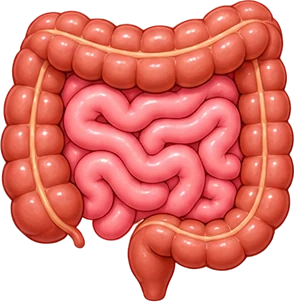
#> input picture maissa/assets/labo/o_intestines.webp, 294 x 302 px
$ python recolor-mimi.py ../../maissa/assets/labo/o_intestines.webp ../../maissa/assets/labo/b_avantbras.webp
#> lines starting #> are read from the running program, lines starting #| are printed output that depends on the picture; after the words box and inside, x2 and y2 are one past the last pixel; in counts of white or black regions, pixels touching at a corner belong together
import numpy as np, sys
from PIL import Image
import matplotlib.colors as mc
from scipy import ndimage as ndi
def recolor(src, dst, bow=None):
    im=Image.open(src).convert('RGBA'); a=np.array(im).astype(float)/255
#> in recolor, im is the input picture: PIL image 294x302 RGBA; mean R, G, B, A 202.8, 84.8, 72.8, 188.2
    rgb=a[...,:3]; al=a[...,3].copy()
    hsv=mc.rgb_to_hsv(rgb); h,s,v=hsv[...,0]*360,hsv[...,1],hsv[...,2]
#> after `hsv = mc.rgb_to_hsv(rgb)`: hsv: shape (302, 294, 3) float64; mean of channels 0, 1, 2 0.256, 0.676, 0.795
#> after `h, s, v = (hsv[..., 0] * 360, hsv[..., 1], hsv[..., 2])`:
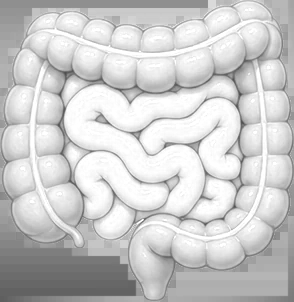
#> v: shape (302, 294) float64; min 0.294, max 1, mean 0.795
    # 1) retirer les restes de décor (brun/orangé terne)
    H_,W_=al.shape
#> H_ = 302; W_ = 294
    gold=(h>34)&(h<56)&(s>0.45)&(v>0.8)&(al>0.5); gold[int(H_*0.75):,:]=False
#> after `gold = (h > 34) & (h < 56) & (s > 0.45) & (v > 0.8) & (al > 0.5)`: gold: shape (302, 294) bool; every value is 0
    gl,gn=ndi.label(gold); pend=np.zeros_like(gold)
#> after `gl, gn = ndi.label(gold)`: gl: shape (302, 294) int32; every value is 0
#> after `gl, gn = ndi.label(gold)`: gn = 0
    if gn:
        gs=ndi.sum(gold,gl,range(1,gn+1)); pend=ndi.binary_dilation(gl==1+int(np.argmax(gs)),iterations=14)
    warm=(h>6)&(h<52)&(s>0.30)&(~pend)
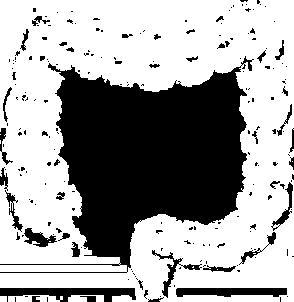
#> warm: shape (302, 294) bool; 63.9% white; 205 black regions (161 under 20 px), largest, box (x1, y1, x2, y2) and area: (0, 56, 254, 273) 26393, (0, 288, 136, 302) 1140, (176, 288, 287, 297) 821
    band=ndi.distance_transform_edt(al>0.2)<7
#> band: shape (302, 294) bool; 33.3% white; 3 white regions, box (x1, y1, x2, y2) and area: (0, 0, 294, 302) 26885, (249, 0, 294, 138) 2408, (284, 139, 294, 169) 234
    junk=warm&(v<0.88)&band
#> junk: shape (302, 294) bool; 24.9% white; 37 white regions (26 under 20 px), largest, box (x1, y1, x2, y2) and area: (0, 172, 294, 302) 12180, (0, 0, 241, 177) 6966, (254, 0, 294, 138) 2126
    yy,xx=np.mgrid[0:H_,0:W_]
    zone=((xx<62)&(yy>100)&(yy<205))|(yy>236)
    junk|=warm&(v<0.92)&zone&(s>0.26)
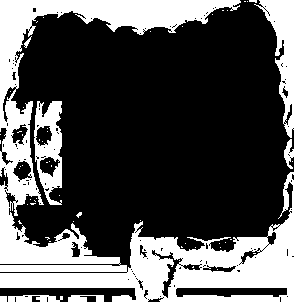
#> junk: shape (302, 294) bool; 32.1% white; 60 white regions (51 under 20 px), largest, box (x1, y1, x2, y2) and area: (0, 0, 294, 302) 23857, (254, 0, 294, 138) 2126, (34, 101, 62, 205) 1667
    junk=ndi.binary_dilation(junk,iterations=2)&(al>0)&(~pend)
#> junk: shape (302, 294) bool; 17.9% white; 5 white regions (1 under 20 px), largest, box (x1, y1, x2, y2) and area: (0, 0, 294, 244) 10025, (128, 218, 286, 302) 5304, (43, 219, 85, 249) 496, (74, 210, 84, 220) 57
    al[junk]=0
    al=np.where(ndi.binary_opening(al>0.2,iterations=1),al,0)
    # garder la plus grande composante
    lab,n=ndi.label(al>0.2)
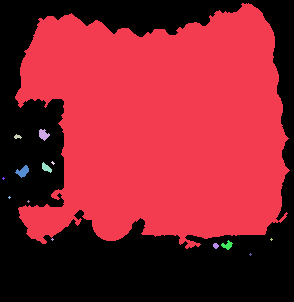
#> lab: shape (302, 294) int32; 15 distinct labels, from 0 to 14; one colour per label, 0 black
#> n = 14
    if n>1:
        sizes=ndi.sum(al>0.2,lab,range(1,n+1)); keep=1+int(np.argmax(sizes)); al[(lab!=keep)]=0
#> after `sizes = ndi.sum(al > 0.2, lab, range(1, n + 1))`: sizes = [50198, 82, 24, 8, 60, 97, 5, 5, 5, 5, 5, 61, 26, 5]
#> after `keep = 1 + int(np.argmax(sizes))`: keep = 1
#> after `al[lab != keep] = 0`:
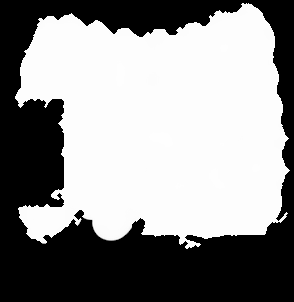
#> al: shape (302, 294) float64; min 0, max 0.996, mean 0.56
    # 2) zone des yeux (bleu) pour protéger les reflets
    blue=(h>180)&(h<260)&(s>0.35)&(al>0.5)
    eye=ndi.binary_dilation(blue,iterations=10)
    # 3) pelage = peu saturé
    fur=np.clip((0.36-s)/0.10,0,1)
    fur=np.maximum(fur,((h>6)&(h<52)&(~pend)&(al>0.2)).astype(float))
    fur*= (1-ndi.gaussian_filter(blue.astype(float),1.0).clip(0,1))
    L=0.299*rgb[...,0]+0.587*rgb[...,1]+0.114*rgb[...,2]
    Ln=np.clip((L-0.45)/0.55,0,1)           # 0 = ombre, 1 = lumière
    t=0.05+0.20*Ln**1.8                      # noir velouté
    rim=np.clip((Ln-0.85)/0.15,0,1)*0.10    # liseré de lumière
    dark=np.stack([t*0.95+rim*0.9, t*0.98+rim*0.95, t*1.25+rim*1.1],-1)
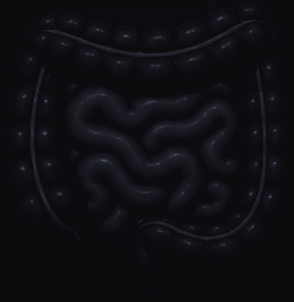
#> dark: shape (302, 294, 3) float64; mean of channels 0, 1, 2 0.0599, 0.0618, 0.0788; drawn as R, G, B
    hl0=eye&(v>0.9)&(s<0.12)
    hl_l,hl_n=ndi.label(hl0); hl=np.zeros_like(hl0); sclera=np.zeros_like(hl0)
#> after `hl_l, hl_n = ndi.label(hl0)`: hl_n = 0
    for i in range(1,hl_n+1):
        c=hl_l==i
        (hl if c.sum()<45 else sclera).__setitem__(c,True)
    w=fur[...,None]*(~hl)[...,None]
    out=rgb*(1-w)+np.clip(dark,0,1)*w
    sc=ndi.gaussian_filter(sclera.astype(float),0.8)[...,None]
    out=out*(1-sc)+np.array([0.16,0.18,0.30])*sc
    # 4) variante de nœud
    if bow:
        bm=(s>0.40)&((h>315)|(h<14))&(v>0.5)&(~eye)&(yy>165)&(yy<240)&(xx>170)&(xx<310)
        # exclut nez/langue/oreilles : on ne garde que la zone du nœud (bas du visage -> cou)
        ys,xs=np.nonzero(bm)
        bmm=bm.copy()
        hh=mc.rgb_to_hsv(out)
        hh[...,0]=np.where(bmm,(bow/360.0),hh[...,0]); out=mc.hsv_to_rgb(hh)
    res=np.dstack([out,al]); Image.fromarray((np.clip(res,0,1)*255).astype(np.uint8),'RGBA').save(dst,quality=92,method=6)
#> after `res = np.dstack([out, al])`:
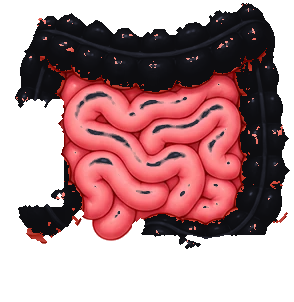
#> res: shape (302, 294, 4) float64; mean R, G, B, A 0.559, 0.23, 0.213, 0.56; transparent parts drawn white
if __name__=='__main__':
    recolor(sys.argv[1],sys.argv[2])
